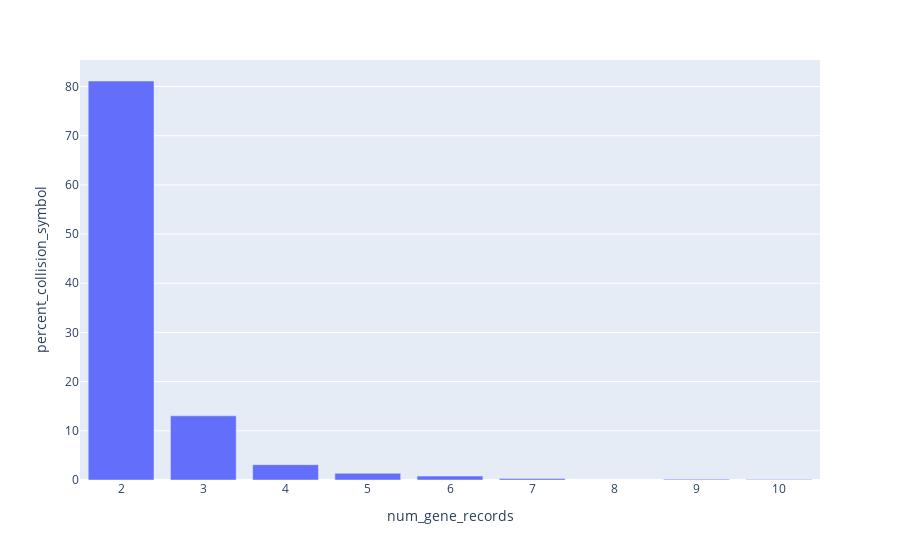

The notebook cell this image was saved under:
### Code cell
create_aa_collision_histogram(aa_collision_gene_hgnc_df, "HGNC", hgnc_aa_collision_count)

### Figure 1 — Plotly figure (JSON) as saved in the notebook; plotly's stock layout.template omitted (floating-point values rounded to 4 significant figures)
{"data": [{"hovertemplate": "num_gene_records=%{x}<br>percent_collision_symbol=%{y}<extra></extra>", "legendgroup": "", "marker": {"color": "#636efa", "pattern": {"shape": ""}}, "name": "", "orientation": "v", "showlegend": false, "textposition": "auto", "type": "bar", "x": [2, 3, 4, 5, 6, 7, 9, 10], "xaxis": "x", "y": [81.12, 13.04, 3.12, 1.36, 0.8, 0.32, 0.16, 0.08], "yaxis": "y"}], "layout": {"barmode": "relative", "legend": {"tracegroupgap": 0}, "margin": {"t": 60}, "xaxis": {"anchor": "y", "domain": [0, 1], "title": {"text": "num_gene_records"}}, "yaxis": {"anchor": "x", "domain": [0, 1], "title": {"text": "percent_collision_symbol"}}}}
